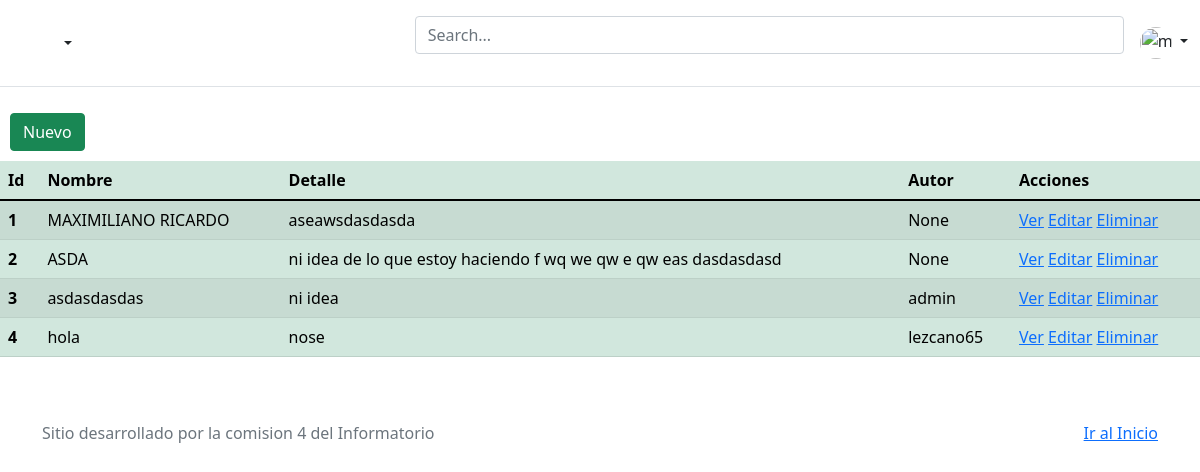
Before: /Post/Admin/Listar/ with the older database file.
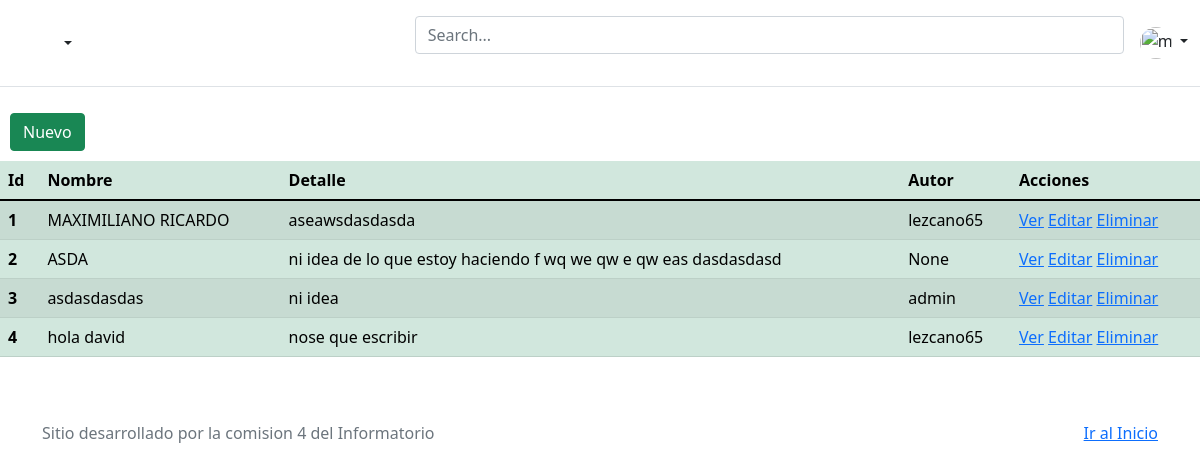
After: the same page with the newer database file.
### apps/post/models.py (models this page shows, shortened)
class Post(models.Model):
	nombre = models.CharField(max_length=255)
	detalle = models.TextField(max_length=1000)
	autor = models.ForeignKey(Usuario, on_delete=models.CASCADE, null=True)
	estado = models.IntegerField(null=True)
	categoria = models.OneToOneField(Categoria, on_delete=models.CASCADE, null=True)
	comentarios = models.ManyToManyField(Comentario)
	class Meta:
		db_table="post"

### apps/usuarios/models.py (models this page shows)
class Usuario(AbstractUser):
	dni = models.IntegerField(null=True, blank=True)
	es_administrador = models.BooleanField(default=False)
	es_escritor = models.BooleanField(default=False)
	class Meta:
		db_table="usuarios"
	def __str__(self):
		return f"{self.username}"

### apps/post/views.py (the view)
# urls.py: path("Admin/Listar/", views.ListarAdmin.as_view(), name="admin_listar"),
class ListarAdmin(ListView):
	template_name="post/admin/listar.html"
	model = Post
	context_object_name="post"
	def get_context_data(self, **kwargs):
		context = super(ListarAdmin, self).get_context_data(**kwargs)
		context["nombre_buscado"] = self.request.GET.get("nombre_producto", "")
		return context
	def get_queryset(self):
		return Post.objects.all().order_by("id")

### templates/post/admin/listar.html
{% extends "base/base.html" %}
{% block contenido %}
	<div class="row" style="padding:10px;">
		<div class="col">
			<a href="{% url 'post:admin_nuevo' %}" class="btn btn-success">Nuevo</a>
		</div>
	</div>
	<table class="table table-success table-striped">
		<thead>
			<th scope="col">Id</th>
			<th scope="col">Nombre</th>
			<th>Detalle</th>
			<th>Autor</th>
			<th scope="col">Acciones</th>
		</thead>
		<tbody>
			{% for p in post %}
				<tr>
			      <th scope="row">{{p.id}}</th>
			      <td>{{p.nombre}}</td>
			      <td>{{p.detalle}}</td>
				  <td>{{p.autor}}</td>
			      <td>
			      	<a href="">Ver</a>
			      	<a href="{% url 'post:admin_editar' p.id %}">Editar</a>
			      	<a href="">Eliminar</a>
			      </td>
			    </tr>
			{% endfor %}
		</tbody>
	</table>
{% endblock contenido %}

Changed rows visible on the page:
changed Post "MAXIMILIANO RICARDO": autor "None" → "lezcano65"
changed Post id 4: nombre "hola" → "hola david"; detalle "nose" → "nose que escribir"
